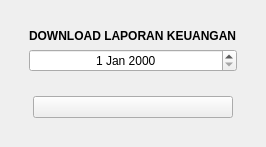
               <widget class="QWidget" name="laporanHalaman">
                <layout class="QVBoxLayout" name="verticalLayout_24">
                 <item>
                  <widget class="QWidget" name="widget_12" native="true">
                   <layout class="QVBoxLayout" name="verticalLayout_25">
                    <item>
                     <widget class="QWidget" name="widget_13" native="true">
                      <layout class="QVBoxLayout" name="verticalLayout_26">
                       <item alignment="Qt::AlignHCenter">
                        <widget class="QLabel" name="label_10">
                         <property name="font">
                          <font>
                           <weight>75</weight>
                           <bold>true</bold>
                          </font>
                         </property>
                         <property name="text">
                          <string>DOWNLOAD LAPORAN KEUANGAN</string>
                         </property>
                        </widget>
                       </item>
                       <item>
                        <widget class="QDateEdit" name="reportDateEdit">
                         <property name="alignment">
                          <set>Qt::AlignCenter</set>
                         </property>
                        </widget>
                       </item>
                      </layout>
                     </widget>
                    </item>
                    <item>
                     <widget class="QWidget" name="widget_14" native="true">
                      <layout class="QHBoxLayout" name="horizontalLayout_10">
                       <item>
                        <widget class="QPushButton" name="downloadButton">
                         <property name="maximumSize">
                          <size>
                           <width>200</width>
                           <height>200</height>
                          </size>
                         </property>
                         <property name="sizeIncrement">
                          <size>
                           <width>0</width>
                           <height>0</height>
                          </size>
                         </property>
                         <property name="text">
                          <string />
                         </property>
                         <property name="icon">
                          <iconset resource="../Qss/icons/_icons.qrc">
                           <normaloff>:/feather/icons/feather/download.png</normaloff>:/feather/icons/feather/download.png</iconset>
                         </property>
                         <property name="iconSize">
                          <size>
                           <width>200</width>
                           <height>200</height>
                          </size>
                         </property>
                        </widget>
                       </item>
                      </layout>
                     </widget>
                    </item>
                   </layout>
                  </widget>
                 </item>
                </layout>
               </widget>
